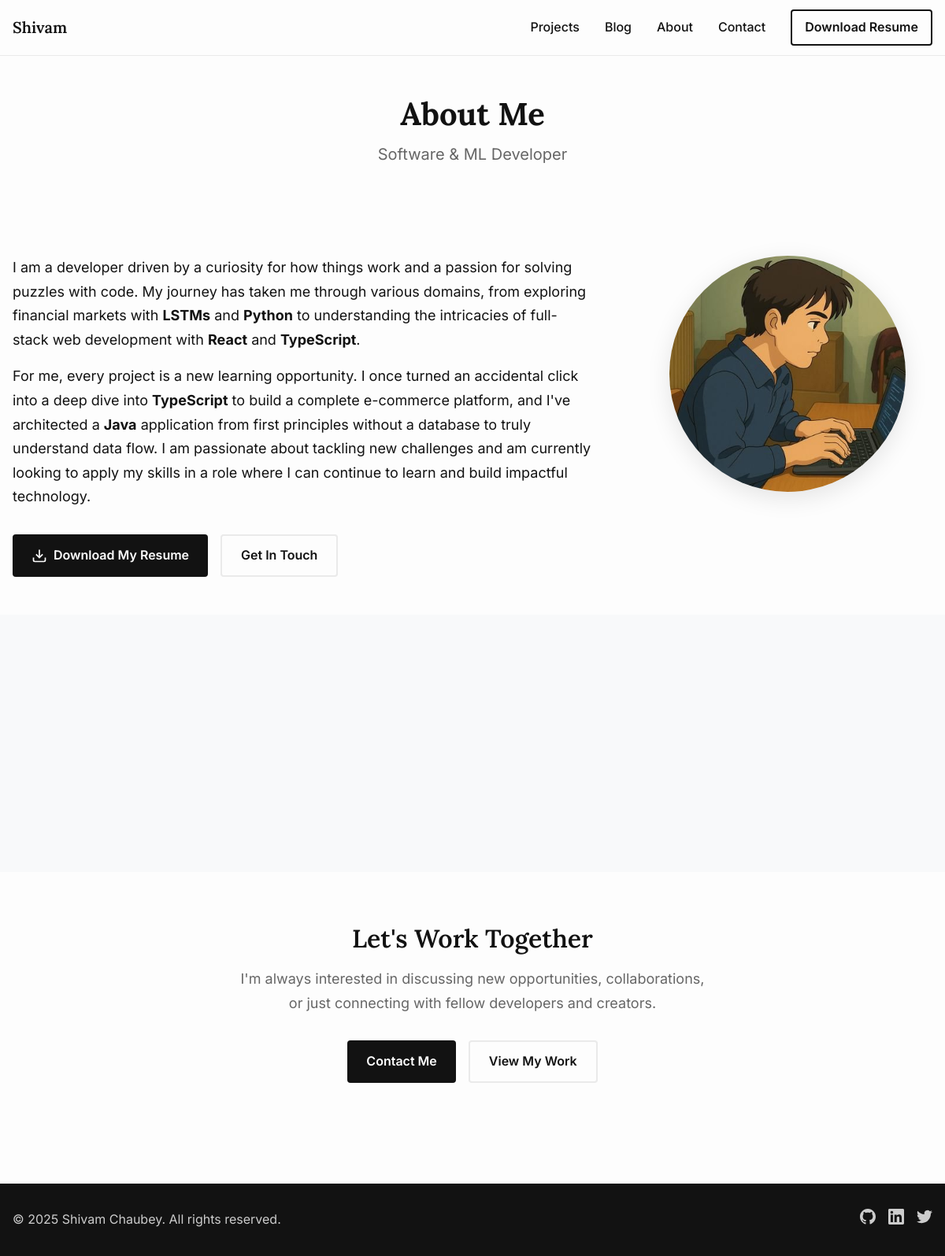
The page /about/ on the database its author committed.
### portfolio/models.py (models this page shows, shortened)
class SiteSettings(models.Model):
    site_title = models.CharField(max_length=100, default="Shivam Chaubey")
    navbar_title = models.CharField(max_length=50, default="Shivam", help_text="Text for navbar brand")
    hero_title = models.CharField(max_length=100, default="Hi, I am Shivam", help_text="Main hero section title")
    author_name = models.CharField(max_length=100, default="Shivam Chaubey", help_text="Author name for blog posts")
    tagline = models.CharField(max_length=200,
                              default="Software Developer & Creative Technologist")
    bio_short = models.TextField(max_length=500,
                                help_text="Brief bio for homepage hero section")
    bio_long = RichTextUploadingField(help_text="Detailed bio for about page")
    profile_image = models.ImageField(upload_to='profile/', blank=True, null=True,
                                     help_text="Professional headshot")
    email = models.EmailField(help_text="Professional email address")
    github_url = models.URLField(blank=True, help_text="GitHub profile URL")
    linkedin_url = models.URLField(blank=True, help_text="LinkedIn profile URL")
    twitter_url = models.URLField(blank=True, help_text="Twitter/X profile URL")
    meta_description = models.TextField(max_length=160, blank=True,
                                       help_text="Site description for search engines")
    created_at = models.DateTimeField(auto_now_add=True)
    updated_at = models.DateTimeField(auto_now=True)
    class Meta:
        verbose_name = "Site Settings"
        verbose_name_plural = "Site Settings"

### portfolio/views.py (the view)
# urls.py: path('about/', views.about, name='about'),
def about(request):
    site_settings = get_site_settings()
    context = {
        'site_settings': site_settings,
    }
    return render(request, 'portfolio/about.html', context)

### templates/portfolio/about.html (shortened to what this page needs)
{% extends 'base.html' %}
{% load static %}
{% block content %}
<section class="about-hero">
    <div class="container">
        <div class="about-header">
            <h1 class="page-title">About Me</h1>
            <p class="page-subtitle">{{ site_settings.tagline }}</p>
        </div>
    </div>
</section>
<section class="about-content">
    <div class="container">
        <div class="about-layout">
            <div class="about-text">
                <div class="bio-content">
                    {% if site_settings.bio_long %}
                        {{ site_settings.bio_long|safe }}
                    {% else %}
                        <p>{{ site_settings.bio_short }}</p>
                        <p>I'm passionate about creating innovative solutions and sharing my knowledge through writing and open source contributions.</p>
                    {% endif %}
                </div>
                <div class="about-actions">
                    <a href="{% url 'download_resume' %}" class="btn btn-primary">
                        <svg width="20" height="20" viewBox="0 0 24 24" fill="none" stroke="currentColor" stroke-width="2">
                            <path d="M21 15v4a2 2 0 0 1-2 2H5a2 2 0 0 1-2-2v-4"/>
                            <polyline points="7,10 12,15 17,10"/>
                            <line x1="12" y1="15" x2="12" y2="3"/>
                        </svg>
                        Download My Resume
                    </a>
                    <a href="{% url 'contact' %}" class="btn btn-outline">Get In Touch</a>
                </div>
            </div>
            {% if site_settings.profile_image %}
            <div class="about-image">
                <div class="profile-image">
                    <img src="{{ site_settings.profile_image.url }}" alt="{{ site_settings.site_title }}" loading="lazy">
                </div>
            </div>
            {% endif %}
        </div>
    </div>
</section>
<section class="about-skills">
    <div class="container">
        <div class="skills-grid">
        </div>
    </div>
</section>
<section class="about-cta">
    <div class="container">
        <div class="cta-content">
            <h2>Let's Work Together</h2>
            <p>I'm always interested in discussing new opportunities, collaborations, or just connecting with fellow developers and creators.</p>
            <div class="cta-actions">
                <a href="{% url 'contact' %}" class="btn btn-primary">Contact Me</a>
                <a href="{% url 'projects' %}" class="btn btn-outline">View My Work</a>
            </div>
        </div>
    </div>
</section>
{% endblock %}

### templates/base.html (shortened to what this page needs)
<!DOCTYPE html>
<html lang="en">
<head>
    {% load static %}
    <link rel="stylesheet" href="{% static 'css/style.css' %}">
</head>
<body>
    <nav class="navbar">
        <div class="nav-container">
            <a href="{% url 'index' %}" class="nav-brand">{{ site_settings.navbar_title }}</a>
            <div class="nav-menu" id="nav-menu">
                <a href="{% url 'projects' %}" class="nav-link">Projects</a>
                <a href="{% url 'blog_list' %}" class="nav-link">Blog</a>
                <a href="{% url 'about' %}" class="nav-link">About</a>
                <a href="{% url 'contact' %}" class="nav-link">Contact</a>
                <a href="{% url 'download_resume' %}" class="nav-link resume-btn">Download Resume</a>
            </div>
        </div>
    </nav>
    <main class="main-content">
        {% block content %}{% endblock %}
    </main>
    <footer class="footer">
        <div class="footer-container">
            <div class="footer-content">
                <p>&copy; {% now "Y" %} {{ site_settings.site_title }}. All rights reserved.</p>
                <div class="social-links">
                    {% if site_settings.github_url %}
                        <a href="{{ site_settings.github_url }}" target="_blank" rel="noopener noreferrer" aria-label="GitHub">
                        </a>
                    {% endif %}
                    {% if site_settings.linkedin_url %}
                        <a href="{{ site_settings.linkedin_url }}" target="_blank" rel="noopener noreferrer" aria-label="LinkedIn">
                        </a>
                    {% endif %}
                    {% if site_settings.twitter_url %}
                        <a href="{{ site_settings.twitter_url }}" target="_blank" rel="noopener noreferrer" aria-label="Twitter">
                        </a>
                    {% endif %}
                </div>
            </div>
        </div>
    </footer>
</body>
</html>

### static/css/style.css (style rules this page uses)
* { margin: 0; padding: 0; box-sizing: border-box; }
html { font-size: 16px; scroll-behavior: smooth; }
body { font-family: 'Inter', -apple-system, BlinkMacSystemFont, 'Segoe UI', Roboto, sans-serif; font-weight: 400; line-height: 1.6; color: #121212; background-color: #FDFDFD; -webkit-font-smoothing: antialiased; -moz-osx-font-smoothing: grayscale; }
h1, h2, h3, h4, h5, h6 { font-family: 'Lora', 'Times New Roman', serif; font-weight: 600; line-height: 1.3; margin-bottom: 1rem; color: #121212; }
h1 { font-size: 2.5rem; font-weight: 700; }
h2 { font-size: 2rem; }
p { margin-bottom: 1rem; line-height: 1.7; }
a { color: #121212; text-decoration: none; transition: color 0.2s ease; }
.container { max-width: 1200px; margin: 0 auto; padding: 0 1rem; }
.navbar { background-color: #FDFDFD; border-bottom: 1px solid #EAEAEA; position: sticky; top: 0; z-index: 100; backdrop-filter: blur(10px); }
.nav-container { max-width: 1200px; margin: 0 auto; padding: 0 1rem; display: flex; justify-content: space-between; align-items: center; height: 70px; }
.nav-brand { font-family: 'Lora', serif; font-size: 1.25rem; font-weight: 600; color: #121212; text-decoration: none; }
.nav-menu { display: flex; align-items: center; gap: 2rem; }
.nav-link { color: #121212; font-weight: 500; padding: 0.5rem 0; position: relative; transition: color 0.2s ease; }
.nav-link.resume-btn { border: 2px solid #121212; padding: 0.5rem 1rem; border-radius: 4px; color: #121212; font-weight: 600; }
.btn { display: inline-flex; align-items: center; gap: 0.5rem; padding: 0.75rem 1.5rem; border: none; border-radius: 4px; font-weight: 600; text-decoration: none; cursor: pointer; transition: all 0.2s ease; font-family: inherit; font-size: 1rem; }
.btn-primary { background-color: #121212; color: white; }
.btn-outline { background-color: transparent; color: #121212; border: 2px solid #EAEAEA; }
.page-title { font-size: 2.5rem; margin-bottom: 0.5rem; }
.page-subtitle { font-size: 1.25rem; color: #666; font-weight: 400; }
.about-hero { padding: 3rem 0; text-align: center; }
.about-content { padding: 3rem 0; }
.about-layout { display: grid; grid-template-columns: 2fr 1fr; gap: 4rem; align-items: start; }
.bio-content { font-size: 1.125rem; line-height: 1.8; }
.about-actions { margin-top: 2rem; display: flex; gap: 1rem; flex-wrap: wrap; }
.about-image { text-align: center; }
.profile-image { width: 300px; height: 300px; border-radius: 50%; overflow: hidden; margin: 0 auto; box-shadow: 0 8px 30px rgba(0, 0, 0, 0.1); }
.profile-image img { width: 100%; height: 100%; object-fit: cover; }
.about-skills { padding: 4rem 0; background-color: #F8F9FA; }
.skills-grid { display: grid; grid-template-columns: repeat(auto-fit, minmax(300px, 1fr)); gap: 3rem; }
.about-cta { padding: 4rem 0; text-align: center; }
.cta-content { max-width: 600px; margin: 0 auto; }
.cta-content h2 { margin-bottom: 1rem; }
.cta-content p { font-size: 1.125rem; color: #666; margin-bottom: 2rem; }
.cta-actions { display: flex; gap: 1rem; justify-content: center; flex-wrap: wrap; }
.footer { background-color: #121212; color: white; padding: 2rem 0; margin-top: 4rem; }
.footer-container { max-width: 1200px; margin: 0 auto; padding: 0 1rem; }
.footer-content { display: flex; justify-content: space-between; align-items: center; flex-wrap: wrap; gap: 1rem; }
.footer-content p { margin: 0; color: #ccc; }
.social-links { display: flex; gap: 1rem; }
.social-links a { color: #ccc; transition: color 0.2s ease; }

### rows shown on the page
SiteSettings: navbar_title "Shivam", tagline "Software & ML Developer", bio_long "I am a developer driven by a curiosity for how things work and a passion for solving puzzles with code. My journey has taken me through various domains, from exploring financial markets with LSTMs and Python to understanding the intricacies of full-stack web development with React and TypeScript . For me, every project is a new learning opportunity. I once turned an accidental click into a deep dive into TypeScript to build a complete e-commerce platform, and I've architected a Java application from first principles without a database to truly understand data flow. I am passionate about tackling new challenges and am currently looking to apply my skills in a role where I can continue to…", profile_image (picture), site_title "Shivam Chaubey"
